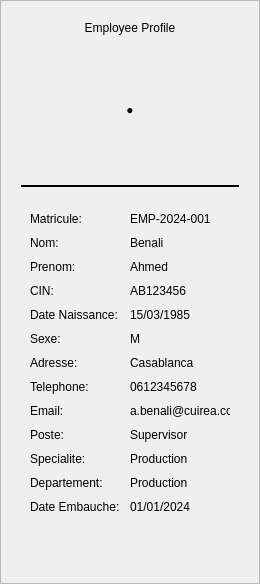
           <widget class="QFrame" name="profilePanel">
            <property name="minimumSize">
             <size>
              <width>260</width>
              <height>0</height>
             </size>
            </property>
            <property name="maximumSize">
             <size>
              <width>260</width>
              <height>16777215</height>
             </size>
            </property>
            <property name="frameShape">
             <enum>QFrame::Shape::StyledPanel</enum>
            </property>
            <layout class="QVBoxLayout" name="verticalLayout_7">
             <property name="spacing">
              <number>15</number>
             </property>
             <property name="leftMargin">
              <number>20</number>
             </property>
             <property name="topMargin">
              <number>20</number>
             </property>
             <property name="rightMargin">
              <number>20</number>
             </property>
             <property name="bottomMargin">
              <number>20</number>
             </property>
             <item>
              <widget class="QLabel" name="profileTitle">
               <property name="text">
                <string>Employee Profile</string>
               </property>
               <property name="alignment">
                <set>Qt::AlignmentFlag::AlignCenter</set>
               </property>
              </widget>
             </item>
             <item alignment="Qt::AlignmentFlag::AlignHCenter">
              <widget class="QLabel" name="photoPlaceholder">
               <property name="enabled">
                <bool>true</bool>
               </property>
               <property name="minimumSize">
                <size>
                 <width>120</width>
                 <height>120</height>
                </size>
               </property>
               <property name="maximumSize">
                <size>
                 <width>120</width>
                 <height>120</height>
                </size>
               </property>
               <property name="text">
                <string>●</string>
               </property>
               <property name="alignment">
                <set>Qt::AlignmentFlag::AlignCenter</set>
               </property>
              </widget>
             </item>
             <item>
              <widget class="Line" name="line">
               <property name="frameShadow">
                <enum>QFrame::Shadow::Plain</enum>
               </property>
               <property name="lineWidth">
                <number>2</number>
               </property>
               <property name="orientation">
                <enum>Qt::Orientation::Horizontal</enum>
               </property>
              </widget>
             </item>
             <item>
              <widget class="QWidget" name="infoSection" native="true">
               <layout class="QFormLayout" name="formLayout">
                <property name="horizontalSpacing">
                 <number>10</number>
                </property>
                <property name="verticalSpacing">
                 <number>10</number>
                </property>
                <item row="0" column="0">
                 <widget class="QLabel" name="profileLabel">
                  <property name="text">
                   <string>Matricule:</string>
                  </property>
                 </widget>
                </item>
                <item row="0" column="1">
                 <widget class="QLabel" name="profileValue">
                  <property name="text">
                   <string>EMP-2024-001</string>
                  </property>
                 </widget>
                </item>
                <item row="1" column="0">
                 <widget class="QLabel" name="profileLabel_2">
                  <property name="text">
                   <string>Nom:</string>
                  </property>
                 </widget>
                </item>
                <item row="1" column="1">
                 <widget class="QLabel" name="profileValue_2">
                  <property name="text">
                   <string>Benali</string>
                  </property>
                 </widget>
                </item>
                <item row="2" column="0">
                 <widget class="QLabel" name="profileLabel_3">
                  <property name="text">
                   <string>Prenom:</string>
                  </property>
                 </widget>
                </item>
                <item row="2" column="1">
                 <widget class="QLabel" name="profileValue_3">
                  <property name="text">
                   <string>Ahmed</string>
                  </property>
                 </widget>
                </item>
                <item row="3" column="0">
                 <widget class="QLabel" name="profileLabel_4">
                  <property name="text">
                   <string>CIN:</string>
                  </property>
                 </widget>
                </item>
                <item row="3" column="1">
                 <widget class="QLabel" name="profileValue_4">
                  <property name="text">
                   <string>AB123456</string>
                  </property>
                 </widget>
                </item>
                <item row="4" column="0">
                 <widget class="QLabel" name="profileLabel_5">
                  <property name="text">
                   <string>Date Naissance:</string>
                  </property>
                 </widget>
                </item>
                <item row="4" column="1">
                 <widget class="QLabel" name="profileValue_5">
                  <property name="text">
                   <string>15/03/1985</string>
                  </property>
                 </widget>
                </item>
                <item row="5" column="0">
                 <widget class="QLabel" name="profileLabel_6">
                  <property name="text">
                   <string>Sexe:</string>
                  </property>
                 </widget>
                </item>
                <item row="5" column="1">
                 <widget class="QLabel" name="profileValue_6">
                  <property name="text">
                   <string>M</string>
                  </property>
                 </widget>
                </item>
                <item row="6" column="0">
                 <widget class="QLabel" name="profileLabel_7">
                  <property name="text">
                   <string>Adresse:</string>
                  </property>
                 </widget>
                </item>
                <item row="6" column="1">
                 <widget class="QLabel" name="profileValue_7">
                  <property name="text">
                   <string>Casablanca</string>
                  </property>
                 </widget>
                </item>
                <item row="7" column="0">
                 <widget class="QLabel" name="profileLabel_8">
                  <property name="text">
                   <string>Telephone:</string>
                  </property>
                 </widget>
                </item>
                <item row="7" column="1">
                 <widget class="QLabel" name="profileValue_8">
                  <property name="text">
                   <string>0612345678</string>
                  </property>
                 </widget>
                </item>
                <item row="8" column="0">
                 <widget class="QLabel" name="profileLabel_9">
                  <property name="text">
                   <string>Email:</string>
                  </property>
                 </widget>
                </item>
                <item row="8" column="1">
                 <widget class="QLabel" name="profileValue_9">
                  <property name="text">
                   <string>a.benali@cuirea.com</string>
                  </property>
                 </widget>
                </item>
                <item row="9" column="0">
                 <widget class="QLabel" name="profileLabel_10">
                  <property name="text">
                   <string>Poste:</string>
                  </property>
                 </widget>
                </item>
                <item row="9" column="1">
                 <widget class="QLabel" name="profileValue_10">
                  <property name="text">
                   <string>Supervisor</string>
                  </property>
                 </widget>
                </item>
                <item row="10" column="0">
                 <widget class="QLabel" name="profileLabel_11">
                  <property name="text">
                   <string>Specialite:</string>
                  </property>
                 </widget>
                </item>
                <item row="10" column="1">
                 <widget class="QLabel" name="profileValue_11">
                  <property name="text">
                   <string>Production</string>
                  </property>
                 </widget>
                </item>
                <item row="11" column="0">
                 <widget class="QLabel" name="profileLabel_12">
                  <property name="text">
                   <string>Departement:</string>
                  </property>
                 </widget>
                </item>
                <item row="11" column="1">
                 <widget class="QLabel" name="profileValue_12">
                  <property name="text">
                   <string>Production</string>
                  </property>
                 </widget>
                </item>
                <item row="12" column="0">
                 <widget class="QLabel" name="profileLabel_13">
                  <property name="text">
                   <string>Date Embauche:</string>
                  </property>
                 </widget>
                </item>
                <item row="12" column="1">
                 <widget class="QLabel" name="profileValue_13">
                  <property name="text">
                   <string>01/01/2024</string>
                  </property>
                 </widget>
                </item>
               </layout>
              </widget>
             </item>
             <item>
              <spacer name="verticalSpacer_2">
               <property name="orientation">
                <enum>Qt::Orientation::Vertical</enum>
               </property>
               <property name="sizeHint" stdset="0">
                <size>
                 <width>20</width>
                 <height>40</height>
                </size>
               </property>
              </spacer>
             </item>
            </layout>
           </widget>
